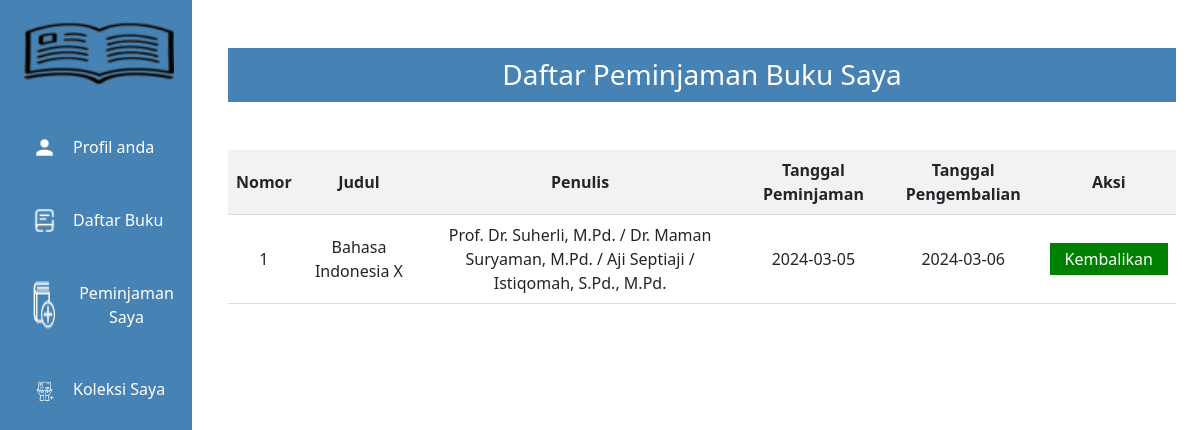
Screenshot of /view/data-peminjaman-user.php (signed in) with the database file from the repository.
### tables this page shows
CREATE TABLE `peminjaman` (
  `PeminjamanID` int(11) NOT NULL,
  `UserID` int(11) DEFAULT NULL,
  `BukuID` int(11) DEFAULT NULL,
  `TanggalPeminjaman` date DEFAULT NULL,
  `TanggalPengembalian` date DEFAULT NULL,
  `StatusPeminjaman` varchar(50) DEFAULT NULL
);

CREATE TABLE `buku` (
  `BukuID` int(11) NOT NULL,
  `Judul` varchar(255) DEFAULT NULL,
  `Penulis` varchar(255) DEFAULT NULL,
  `Penerbit` varchar(255) DEFAULT NULL,
  `TahunTerbit` int(11) DEFAULT NULL,
  `gambar` varchar(255) DEFAULT NULL
);

### php/buku.php (called while the page is built, shortened)
<?php
class Database
{
    private $host = "localhost";
    private $username = "root";
    private $password = "";
    private $database = "perpustakaan";
    private $conn;
    public function __construct()
    {
        $this->conn = new mysqli($this->host, $this->username, $this->password, $this->database);
    }
    public function listPeminjamanUser() {
        $idUser = intval($_SESSION['id']);
        $sql = "SELECT * FROM peminjaman p, user u, buku b where p.UserID = u.userID and p.BukuID = b.BukuID and p.UserID = '$idUser' and p.StatusPeminjaman = 'Dipinjam'";
        $result = $this->conn->query($sql);
        if ($result->num_rows > 0) {
            $users = array();
            while ($row = $result->fetch_assoc()) {
                $users[] = $row;
            }
            return $users;
        } else {
            return [];
        }
    }
}

### view/data-peminjaman-user.php (the view, shortened to what this page needs)
<?php
require_once '../php/buku.php';
$database = new Database();
if(!isset($_SESSION['id']) || $_SESSION['user'] === 'admin' || $_SESSION['user'] === 'petugas') {
    header("Location: login.php");
    exit;
} else {
    $listpeminjaman = $database->listPeminjamanUser();
    $data = $listpeminjaman;
}
?>
<!DOCTYPE html>
<html lang="en">
<head>
    <link rel="stylesheet" href="https://cdnjs.cloudflare.com/ajax/libs/font-awesome/6.5.1/css/all.min.css" />
    <link href="https://cdn.jsdelivr.net/npm/bootstrap@5.0.2/dist/css/bootstrap.min.css" rel="stylesheet" />
    <link rel="stylesheet" href="../style/list.css" />
</head>
<body>
    <div class="section-list">
        <div class="row">
            <div class="col-lg-2 col-md-1 responsif-hp" style="background-color: #4682B4; height: 100vh">
                <img class="mt-3 ms-4 mb-1 logo1" src="../assets/logo-3.png" width="150" alt="" />
                <div class="bungkus-link">
            <img src="../assets/icon-user.png" width="25" alt="" />
            <a href="profil.php" class="link">Profil anda</a>
          </div>
          <div class="bungkus-link">
            <img src="../assets/icon-list.png" alt="" />
            <a href="list-buku.php" class="link">Daftar Buku</a>
          </div>
          <?php if($_SESSION['user'] === 'user') :?>
          <div class="bungkus-link">
            <img src="../assets/icon-tambah-buku.png" alt="" />
            <a href="data-peminjaman-user.php" class="link">Peminjaman Saya</a>
          </div>
          <?php endif; ?>
          <?php if($_SESSION['user'] === 'user') :?>
          <div class="bungkus-link">
            <img src="../assets/icon-tambah-peminjam.png" alt="" />
            <a href="koleksi.php" class="link">Koleksi Saya</a>
          </div>
          <?php endif;?>
            </div>
            <div class="col-lg-10 col-md-11 kanan-dasboard">
                <div class="container">
                    <div class="judul text-center mt-5 mb-5"><h3>Daftar Peminjaman Buku Saya</h3></div>
                    <table id="table-to-print">
                        <thead>
                            <tr>
                                <th scope="col">Nomor</th>
                                <th scope="col">Judul</th>
                                <th scope="col">Penulis</th>
                                <th scope="col">Tanggal Peminjaman</th>
                                <th scope="col">Tanggal Pengembalian</th>
                                <th scope="col">Aksi</th>
                            </tr>
                        </thead>
                        <tbody>
                            <?php $i = 1; ?>
                            <?php foreach($data as $row): ?>
                                <tr>
                                    <td data-label="Peminjaman ID"><?= $i?></td>
                                    <td data-label="User ID"><?= $row['Judul'] ?></td>
                                    <td data-label="Buku ID"><?= $row['Penulis'] ?></td>
                                    <td data-label="Tanggal Peminjaman"><?= $row['TanggalPeminjaman'] ?></td>
                                    <td data-label="Tanggal Pengembalian"><?= $row['TanggalPengembalian'] ?></td>
                                    <td data-label="Aksi"><a class="kembalikan" href="data-peminjaman-user.php?kembalikan=<?= $row['PeminjamanID'] ?>">Kembalikan</a></td>
                                </tr>
                                <?php $i += 1; ?>
                            <?php endforeach; ?>
                        </tbody>
                    </table>
                </div>
            </div>
        </div>
    </div>
</body>
</html>

### style/list.css (style rules this page uses)
* { padding: 0; margin: 0; }
body { overflow-x: hidden; }
.section-list { width: 100%; height: 100vh; }
.bungkus-link a { text-decoration: none; color: white; display: flex; justify-content: space-evenly; font-weight: 500; }
.bungkus-link { margin-top: 2rem; text-align: center; display: flex; padding: 0.5rem 0; }
.bungkus-link img { margin-left: 2rem; margin-right: 1rem; width: 25px; }
.judul h3 { background-color: #4682B4; padding: 10px 20px; color: white; }
.kanan-dasboard { overflow-y: scroll; height: 620px; }
table { width: 100%; border-collapse: collapse; }
th, td { padding: 8px; text-align: center; border-bottom: 1px solid #ddd; }
th { background-color: #f2f2f2; }

### view/data-peminjaman-user.php (style rules this page uses)
.kembalikan { text-decoration : none; padding : 5px 15px; background-color: green; color : white; }

### rows the page displays
peminjaman: BukuID.Judul "Bahasa Indonesia X", BukuID.Penulis "Prof. Dr. Suherli, M.Pd. / Dr. Maman Suryaman, M.Pd. / Aji Septiaji / Istiqomah, S.Pd., M.Pd.", TanggalPeminjaman "2024-03-05", TanggalPengembalian "2024-03-06"
